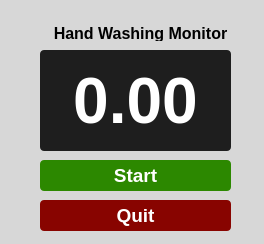
<?xml version="1.0" encoding="UTF-8"?>
<ui version="4.0">
 <class>Form</class>
 <widget class="QWidget" name="Form">
  <property name="geometry">
   <rect>
    <x>0</x>
    <y>0</y>
    <width>264</width>
    <height>244</height>
   </rect>
  </property>
  <property name="windowTitle">
   <string>Form</string>
  </property>
  <property name="styleSheet">
   <string notr="true">background-color: rgb(215, 215, 215)</string>
  </property>
  <widget class="QLabel" name="label">
   <property name="geometry">
    <rect>
     <x>40</x>
     <y>25</y>
     <width>201</width>
     <height>16</height>
    </rect>
   </property>
   <property name="font">
    <font>
     <family>Helvetica Neue</family>
     <pointsize>12</pointsize>
     <weight>75</weight>
     <bold>true</bold>
    </font>
   </property>
   <property name="text">
    <string>Hand Washing Monitor</string>
   </property>
   <property name="alignment">
    <set>Qt::AlignCenter</set>
   </property>
  </widget>
  <widget class="QLabel" name="timer">
   <property name="geometry">
    <rect>
     <x>40</x>
     <y>50</y>
     <width>191</width>
     <height>101</height>
    </rect>
   </property>
   <property name="font">
    <font>
     <family>Helvetica Neue</family>
     <pointsize>48</pointsize>
     <weight>75</weight>
     <bold>true</bold>
    </font>
   </property>
   <property name="styleSheet">
    <string notr="true">background-color: rgb(30, 30, 30);
color: white;
border-radius: 4px;
</string>
   </property>
   <property name="text">
    <string>0.00</string>
   </property>
   <property name="alignment">
    <set>Qt::AlignCenter</set>
   </property>
  </widget>
  <widget class="QPushButton" name="the_button">
   <property name="geometry">
    <rect>
     <x>40</x>
     <y>160</y>
     <width>191</width>
     <height>31</height>
    </rect>
   </property>
   <property name="font">
    <font>
     <family>Helvetica Neue</family>
     <pointsize>14</pointsize>
     <weight>75</weight>
     <bold>true</bold>
    </font>
   </property>
   <property name="styleSheet">
    <string notr="true">background-color: rgb(44, 136, 0);
color: white;
border-radius: 4px;
</string>
   </property>
   <property name="text">
    <string>Start</string>
   </property>
  </widget>
  <widget class="QPushButton" name="the_quit">
   <property name="geometry">
    <rect>
     <x>40</x>
     <y>200</y>
     <width>191</width>
     <height>31</height>
    </rect>
   </property>
   <property name="font">
    <font>
     <family>Helvetica Neue</family>
     <pointsize>14</pointsize>
     <weight>75</weight>
     <bold>true</bold>
    </font>
   </property>
   <property name="styleSheet">
    <string notr="true">background-color: rgb(136, 4, 0);
color: white;
border-radius: 4px;
</string>
   </property>
   <property name="text">
    <string>Quit</string>
   </property>
  </widget>
 </widget>
 <resources/>
 <connections/>
</ui>
